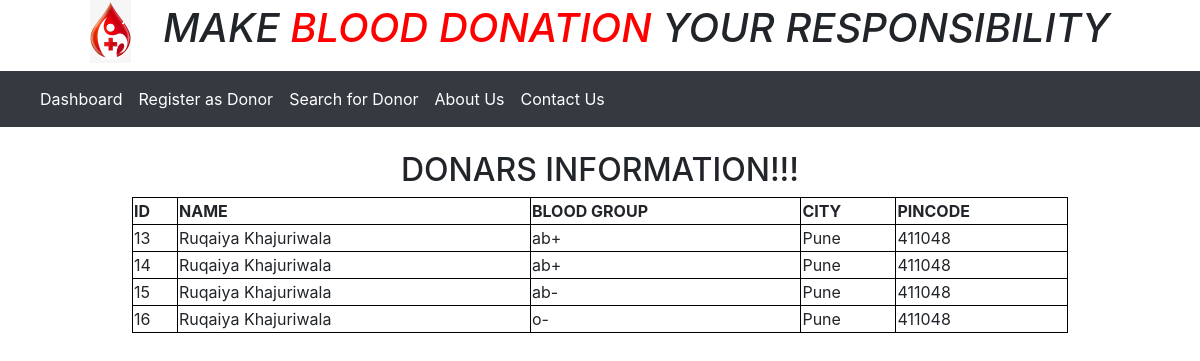
The page /display on the database its author committed.
### userr/models.py (models this page shows, shortened)
class Register(models.Model):
    name=models.CharField(max_length=100,null=False,blank=False)
    gender_choice=[("male","Male"),
                   ("female","Female")]
    gender=models.CharField(max_length=6,choices=gender_choice,blank=False,null=False)
    date_of_birth=models.DateField(blank=False,null=False)
    bg_choice=[("b+","B+"),
               ("b-","B-"),
               ("a+","A+"),
               ("a-","A-"),
               ("o+","O+"),
               ("o-","O-"),
               ("ab+","AB+"),
               ("ab-","AB-")]
    blood_group=models.CharField(max_length=3,choices=bg_choice,blank=False,null=False)
    phone=models.CharField(max_length=13,blank=False,null=False)
    email=models.EmailField(max_length=100,blank=False,null=False)
    area=models.CharField(max_length=100,blank=False,null=False)
    city = models.CharField(max_length=100, blank=False, null=False)
    pincode = models.IntegerField( blank=False, null=False)
    disease_ans=[("yes","Yes"),
                ("no","No")]
    any_disease=models.CharField(max_length=3,choices=disease_ans,blank=False,null=False)

### userr/views.py (the view)
# urls.py: path('display',views.display,name="display"),
def display(request):
    display = Register.objects.all()
    return render(request,"userr/view.html",{"display":display})

### userr/templates/userr/view.html (shortened to what this page needs)
{% extends 'userr/main.html' %}
{% load static %}
{% block content %}
<html><body>
<div class="container-fluid">
<div class="form_body">
<br>
<h2 class="text-center">DONARS INFORMATION!!!</h2>
{% if display %}
<center><table>
<tr>
<th>ID</th>
<th>NAME</th>
<th>BLOOD GROUP</th>
<th>CITY</th>
<th>PINCODE</th>
</tr>
{% for st in display %}
<tr>
<td>{{st.id}}</td>
<td>{{st.name}}</td>
<td>{{st.blood_group}}</td>
<td>{{st.city}}</td>
<td>{{st.pincode}}</td>
</tr>
{% endfor %}
</table></cenetr>
{% else %}
<h1>no data</h1>
{% endif %}
 </div>
  </div>
{% endblock  %}

### userr/templates/userr/main.html (shortened to what this page needs)
{% load static %}
<!DOCTYPE html>
<html xmlns:width="http://www.w3.org/1999/xhtml" xmlns:height="http://www.w3.org/1999/xhtml" xmlns: xmlns:
      xmlns:style="http://www.w3.org/1999/xhtml">
<head>
    <link rel="stylesheet" href="https://stackpath.bootstrapcdn.com/bootstrap/4.3.1/css/bootstrap.min.css">
</head>
<body>
<h1><center><img src="{% static 'images/transparent blood donation.png'  %}" >
    &nbsp;&nbsp;<I>MAKE <font color="red" >BLOOD DONATION </font>YOUR RESPONSIBILITY</I></center></h1>
   {% include 'userr/navbar.html' %}
    {% block content %}
    {% endblock %}
</body>
</html>
</body>
</html>

### userr/templates/userr/navbar.html (shortened to what this page needs)
<nav class="navbar navbar-expand-lg navbar-dark bg-dark">
  <div class="collapse navbar-collapse" id="navbarNav">
    <ul class="navbar-nav">
      <li class="nav-item active">
        <a class="nav-link" href="http://127.0.0.1:8000/">Dashboard <span class="sr-only">(current)</span></a>
      </li>
      <li class="nav-item active">
        <a class="nav-link" href="http://127.0.0.1:8000/register/">Register as Donor</a>
      </li>
      <li class="nav-item active">
        <a class="nav-link" href="http://127.0.0.1:8000/search/">Search for Donor</a>
      </li>
       <li class="nav-item active">
        <a class="nav-link" href="http://127.0.0.1:8000/about/">About Us</a>
      </li>
       <li class="nav-item active">
        <a class="nav-link" href="http://127.0.0.1:8000/contact/">Contact Us</a>
      </li>
    </ul>
  </div>
</nav>

### userr/templates/userr/view.html (style rules this page uses)
table,th,td { border:1px black solid; }
table { width: 80%; }

### rows shown on the page
Register: id "13", name "Ruqaiya Khajuriwala", blood_group "ab+", city "Pune", pincode "411048"
Register: id "14", name "Ruqaiya Khajuriwala", blood_group "ab+", city "Pune", pincode "411048"
Register: id "15", name "Ruqaiya Khajuriwala", blood_group "ab-", city "Pune", pincode "411048"
Register: id "16", name "Ruqaiya Khajuriwala", blood_group "o-", city "Pune", pincode "411048"
